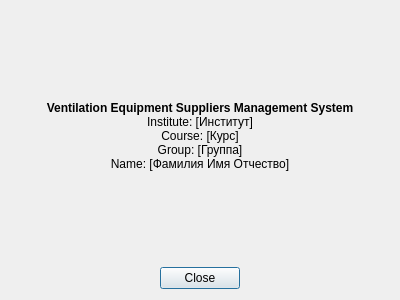
<?xml version="1.0" encoding="UTF-8"?>
<ui version="4.0">
 <class>AboutProgramDialog</class>
 <widget class="QDialog" name="AboutProgramDialog">
  <property name="geometry">
   <rect>
    <x>0</x>
    <y>0</y>
    <width>400</width>
    <height>300</height>
   </rect>
  </property>
  <property name="windowTitle">
   <string>About Program</string>
  </property>
  <layout class="QVBoxLayout" name="verticalLayout">
   <item>
    <widget class="QLabel" name="infoLabel">
     <property name="text">
      <string>&lt;b&gt;Ventilation Equipment Suppliers Management System&lt;/b&gt;&lt;br&gt;Institute: [Институт]&lt;br&gt;Course: [Курс]&lt;br&gt;Group: [Группа]&lt;br&gt;Name: [Фамилия Имя Отчество]</string>
     </property>
     <property name="alignment">
      <set>Qt::AlignCenter</set>
     </property>
     <property name="wordWrap">
      <bool>true</bool>
     </property>
    </widget>
   </item>
   <item>
    <widget class="QDialogButtonBox" name="buttonBox">
     <property name="orientation">
      <enum>Qt::Horizontal</enum>
     </property>
     <property name="standardButtons">
      <set>QDialogButtonBox::Close</set>
     </property>
     <property name="centerButtons">
      <bool>true</bool>
     </property>
    </widget>
   </item>
  </layout>
 </widget>
 <resources/>
 <connections>
  <connection>
   <sender>buttonBox</sender>
   <signal>accepted()</signal>
   <receiver>AboutProgramDialog</receiver>
   <slot>accept()</slot>
   <hints>
    <hint type="sourcelabel">
     <x>248</x>
     <y>254</y>
    </hint>
    <hint type="destinationlabel">
     <x>157</x>
     <y>274</y>
    </hint>
   </hints>
  </connection>
  <connection>
   <sender>buttonBox</sender>
   <signal>rejected()</signal>
   <receiver>AboutProgramDialog</receiver>
   <slot>reject()</slot>
   <hints>
    <hint type="sourcelabel">
     <x>316</x>
     <y>260</y>
    </hint>
    <hint type="destinationlabel">
     <x>286</x>
     <y>274</y>
    </hint>
   </hints>
  </connection>
 </connections>
</ui> 
